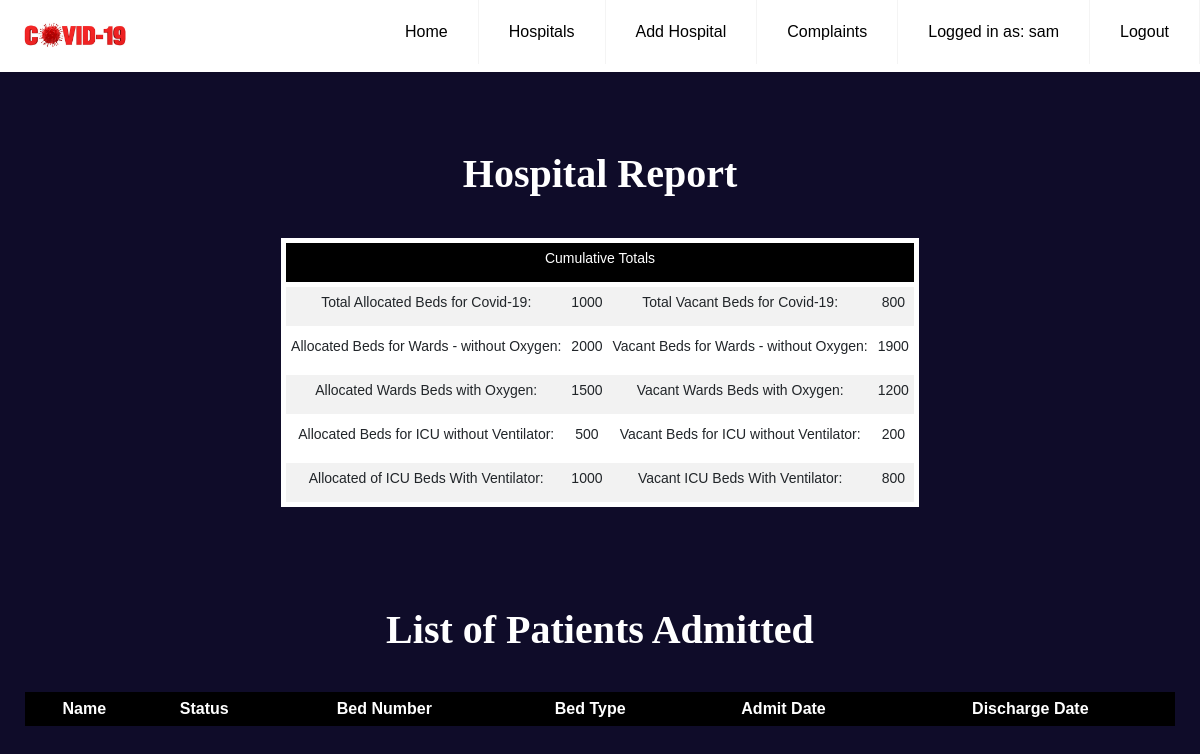
Before: /patients (signed in) with the older database file.
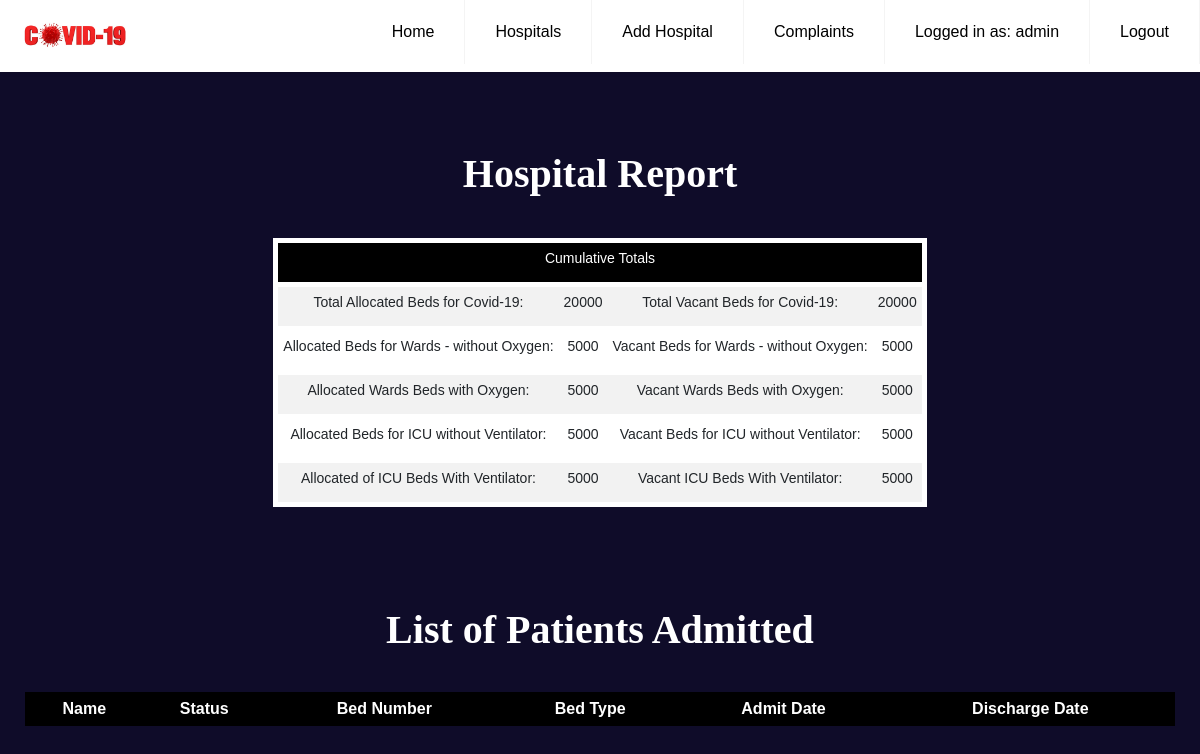
After: the same page with the newer database file.
### models.py (models this page shows, shortened)
class User(UserMixin, db.Model):
    __tablename__ = "user"
    id = db.Column(db.Integer, primary_key=True)
    name = db.Column(db.String(100), index=True, unique=True)
    password_hash = db.Column(db.String(128))
    role = db.Column(db.String(20))
    hospital_id = db.Column(db.Integer, db.ForeignKey('hospital.id'))

class Hospital(db.Model):
    __tablename__ = "hospital"
    id = db.Column(db.Integer, primary_key=True)
    name = db.Column(db.String(100), nullable=False)
    area = db.Column(db.String(100), nullable=False)
    district = db.Column(db.String(100), nullable=False)
    state = db.Column(db.String(100), nullable=False)
    phone = db.Column(db.Integer, nullable=False)
    total_beds = db.Column(db.Integer, nullable=False)
    available_beds = db.Column(db.Integer, nullable=False)
    total_ward_beds = db.Column(db.Integer, nullable=False)
    available_ward_beds = db.Column(db.Integer, nullable=False)
    total_ward_beds_with_oxygen = db.Column(db.Integer, nullable=False)
    available_ward_beds_with_oxygen = db.Column(db.Integer, nullable=False)
    total_icu_beds = db.Column(db.Integer, nullable=False)
    available_icu_beds = db.Column(db.Integer, nullable=False)
    total_icu_beds_with_oxygen = db.Column(db.Integer, nullable=False)
    available_icu_beds_with_oxygen = db.Column(db.Integer, nullable=False)
    beds = db.relationship('Bed', backref='hospital', lazy=True)
    users = db.relationship('User', backref='hospital', lazy=True)
    doctors = db.relationship('Doctor', backref='hospital', lazy=True)
    def __repr__(self):
        return f"name: {self.name}\navailable beds: {self.available_beds}\n"

### app.py (the view)
@app.route('/patients')
@login_required
def patient_list():
    current_hospital = request.args.get('current_hospital', type=int)
    if current_hospital:
        hospital = Hospital.query.get_or_404(current_hospital)
        print('queried hospital')
        print(hospital)
    else:
        hospital = current_user.hospital
        print('logged user')
        print(hospital)
    page = request.args.get('page', 1, type=int)
    patients = Patient.query.join(Bed).filter(Bed.id==Patient.bed_id).join(Hospital).filter(Bed.hospital_id==Hospital.id, Hospital.id==hospital.id).order_by(Patient.admit_date.desc()).paginate(per_page=10, page=page)
    return render_template('patient.html', patients=patients, hospital=hospital)

### models.py (called while the page is built)
@login.user_loader
def load_user(id):
    return User.query.get(int(id))

### templates/patient.html (shortened to what this page needs)
{% extends "base.html" %}
{% block navbar %}
	<li><a href="{{ url_for('hospital') }}">Hospitals</a></li>
		{% if current_user.is_authenticated %}
			{% if current_user.role == "admin" %}
				<li><a href="{{ url_for('addhospital') }}">Add Hospital</a></li>
				<li><a href="{{ url_for('complaint') }}">Complaints</a></li>
				<li><a href="#">Logged in as: {{current_user.name}}</a></li>
			{% endif %}
			<li><a href="{{ url_for('logout') }}">Logout</a></li>
		{% endif %}
{% endblock navbar %}
{% block content %}
<div class="table__header">
	<div class="table__wrapper">
		<h1 class="label__head">Hospital Report</h1>
		<table class="table__content">
			<tr>
				<td colspan="4" class="report__head">
					<label>Cumulative Totals </label>
				</td>
			</tr>
			<tr>
				<td>
					<label>Total Allocated Beds for Covid-19: </label>
				</td>
				<td >
					<label>{{ hospital.total_beds }}</label>
				</td>
				<td>
					<label>Total Vacant Beds for Covid-19: </label>
				</td>
				<td>
					<label>{{ hospital.available_beds }}</label>
				</td>
			</tr>
			<tr>
				<td>
					<label>Allocated Beds for Wards - without Oxygen: </label>
				</td>
				<td>
					<label>{{ hospital.total_ward_beds }}</label>
				</td>
				<td>
					<label>Vacant Beds for Wards - without Oxygen: </label>
				</td>
				<td>
					<label>{{ hospital.available_ward_beds }}</label>
				</td>
			</tr>
			<tr>
				<td>
					<label>Allocated Wards Beds with Oxygen: </label>
				</td>
				<td>
					<label>{{ hospital.total_ward_beds_with_oxygen }} </label>
				</td>
				<td>
					<label>Vacant Wards Beds with Oxygen: </label>
				</td>
				<td>
					<label>{{ hospital.available_ward_beds_with_oxygen }}</label>
				</td>
			</tr>
			<tr>
				<td>
					<label>Allocated Beds for ICU without Ventilator: </label>
				</td>
				<td>
					<label>{{ hospital.total_icu_beds }}</label>
				</td>
				<td>
					<label>Vacant Beds for ICU without Ventilator: </label>
				</td>
				<td>
					<label>{{ hospital.available_icu_beds }}</label>
				</td>
			</tr>
			<tr>
				<td>
					<label>Allocated of ICU Beds With Ventilator: </label>
				</td>
				<td>
					<label>{{ hospital.total_icu_beds_with_oxygen }}</label>
				</td>
				<td>
					<label>Vacant ICU Beds With Ventilator: </label>
				</td>
				<td>
					<label>{{ hospital.available_icu_beds_with_oxygen }}</label>
				</td>
			</tr>
		</table>
	</div>
</div>
<div class="patient__header" id="tableview">
	<label class="label__head">List of Patients Admitted</label></br></br>
	<div class="patient__wrapper">
		<table class="table__box">
  <thead>
    <tr>
      <th class="th-sm">Name
      </th>
      <th class="th-sm">Status
      </th>
      <th class="th-sm">Bed Number
      </th>
      <th class="th-sm">Bed Type
      </th>
      <th class="th-sm">Admit Date
      </th>
      <th class="th-sm">Discharge Date
      </th>
    </tr>
  </thead>
</table>
	</div>
</div>
{% endblock content %}

Changed rows visible on the page:
changed User: name "sam" → "admin"
changed Hospital: total_beds "1000" → "20000"; available_beds "800" → "20000"; total_ward_beds "2000" → "5000"; available_ward_beds "1900" → "5000"; total_ward_beds_with_oxygen "1500" → "5000"; available_ward_beds_with_oxygen "1200" → "5000"; total_icu_beds "500" → "5000"; available_icu_beds "200" → "5000"; total_icu_beds_with_oxygen "1000" → "5000"; available_icu_beds_with_oxygen "800" → "5000"
